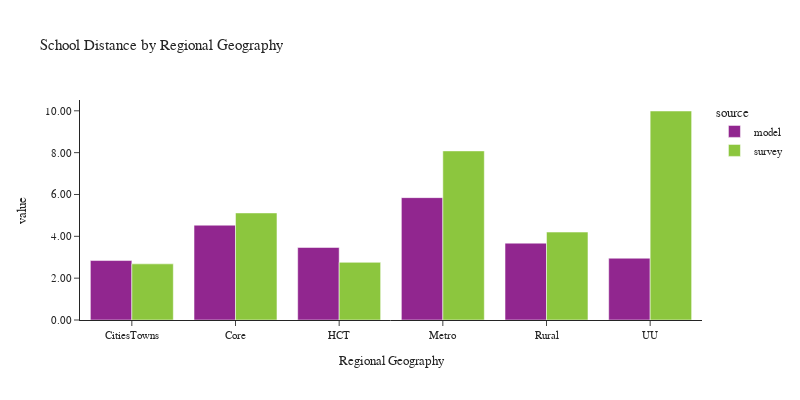

The cell this chart's notebook holds for it:
### Code cell
plot_school_location(df_students, 'rg_proposed_school', 'Regional Geography', 'Regional Geography')

### Figure 1 — Plotly figure (JSON) as saved in the notebook; plotly's stock layout.template omitted (floating-point values rounded to 4 significant figures)
{"data": [{"alignmentgroup": "True", "customdata": [[8746], [24913], [18236], [34634], [7051], [3699]], "hovertemplate": "source=model<br>rg_proposed_school=%{x}<br>value=%{y}<br>sample count=%{customdata[0]}<extra></extra>", "legendgroup": "model", "marker": {"color": "#91268F", "pattern": {"shape": ""}}, "name": "model", "offsetgroup": "model", "orientation": "v", "showlegend": true, "textposition": "auto", "type": "bar", "x": ["CitiesTowns", "Core", "HCT", "Metro", "Rural", "UU"], "xaxis": "x", "y": [2.842, 4.532, 3.467, 5.85, 3.673, 2.953], "yaxis": "y"}, {"alignmentgroup": "True", "customdata": [[42], [149], [145], [499], [35], [23]], "hovertemplate": "source=survey<br>rg_proposed_school=%{x}<br>value=%{y}<br>sample count=%{customdata[0]}<extra></extra>", "legendgroup": "survey", "marker": {"color": "#8CC63E", "pattern": {"shape": ""}}, "name": "survey", "offsetgroup": "survey", "orientation": "v", "showlegend": true, "textposition": "auto", "type": "bar", "x": ["CitiesTowns", "Core", "HCT", "Metro", "Rural", "UU"], "xaxis": "x", "y": [2.684, 5.117, 2.756, 8.082, 4.203, 9.991], "yaxis": "y"}], "layout": {"barmode": "group", "font": {"size": 11}, "height": 400, "legend": {"title": {"text": "source"}, "tracegroupgap": 0}, "title": {"text": "School Distance by Regional Geography"}, "width": 800, "xaxis": {"anchor": "y", "domain": [0.0, 1.0], "title": {"text": "Regional Geography"}}, "yaxis": {"anchor": "x", "domain": [0.0, 1.0], "tickformat": ".2f", "title": {"text": "value"}}}}
